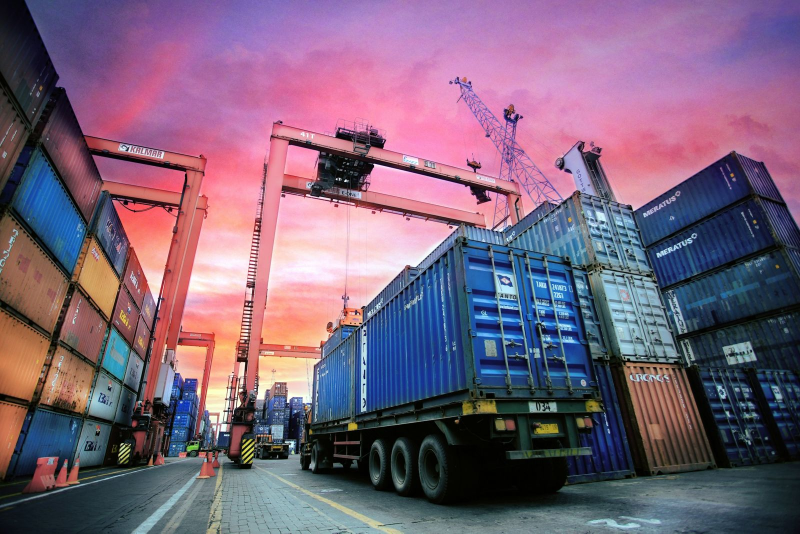
#> input picture docs/design-handoff/images/site/containers.jpg, 1600 x 1067 px, given in place of u5.png, which was not available (shown at 1/2 size)
$ python pages9-assets-2026-11-26.py
#> lines starting #> are read from the running program, lines starting #| are printed output that depends on the picture
# 2026-11-26: old/oxirgi betlar + «Коллекция 2027» uchun rasmlar. Chiqish: /tmp/pdfw/p9/{web,max}/
import subprocess, os, qrcode
from PIL import Image, ImageFilter, ImageEnhance
import numpy as np
Image.MAX_IMAGE_PIXELS = None
U = '/tmp/nw3/'; STD = '/home/claude/std/'
DPI = {'web': 170, 'max': 300}; Q = {'web': 86, 'max': 95}
def fit(src, name, wmm, hmm, anchor=(.5, .5), var='max', post=None):
#> called with src = '/tmp/nw3/u5.png', name = 'cover', wmm = 120, hmm = 148, anchor = (0.5, 0.5), var = 'web'
    im = Image.open(src).convert('RGB'); w, h = im.size; ar = wmm / hmm
#> in fit, im is the input picture: PIL image 1600x1067 RGB; mean R, G, B 122.9, 98.4, 121.6
#> after `w, h = im.size`: w = 1600; h = 1067
    if w / h > ar: nw = round(h * ar); x = round((w - nw) * anchor[0]); im = im.crop((x, 0, x + nw, h))
#> after `nw = round(h * ar)`: nw = 865
#> after `x = round((w - nw) * anchor[0])`: x = 368
#> after `im = im.crop((x, 0, x + nw, h))`:
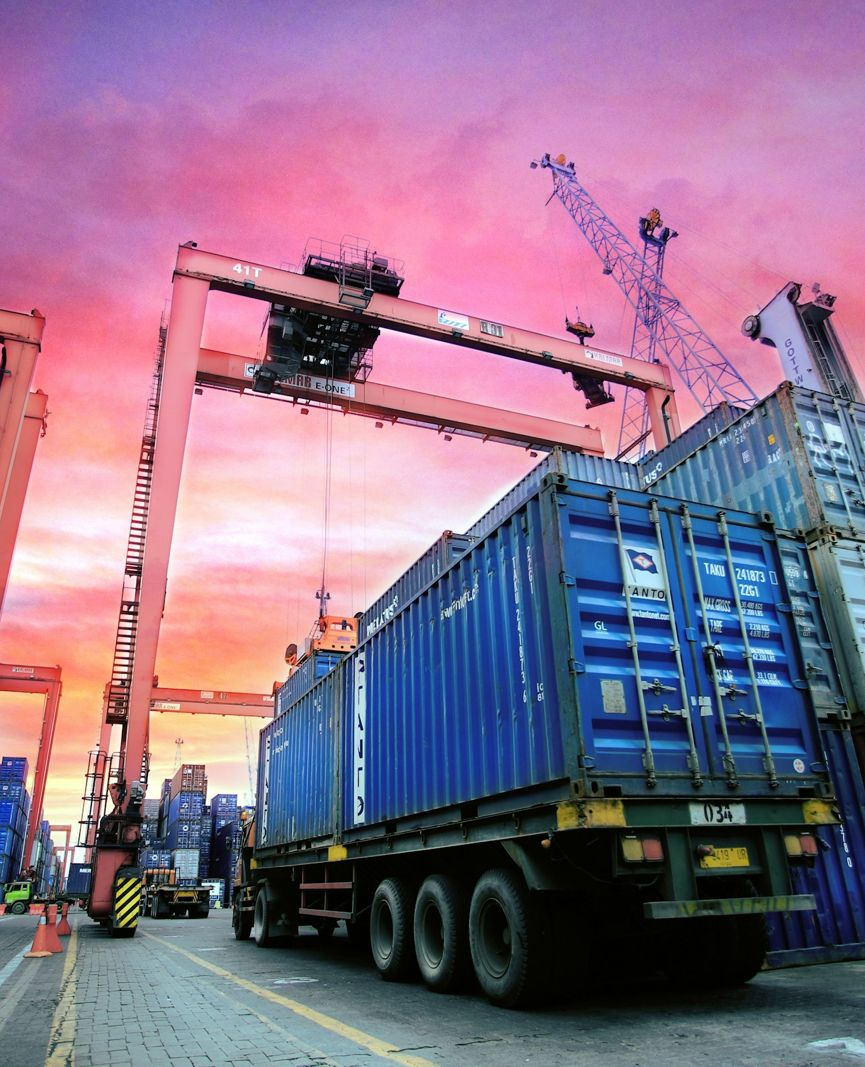
#> im: PIL image 865x1067 RGB; mean R, G, B 141.8, 113.7, 140.3
    else: nh = round(w / ar); y = round((h - nh) * anchor[1]); im = im.crop((0, y, w, y + nh))
    tw = round(wmm / 25.4 * DPI[var]); th = round(hmm / 25.4 * DPI[var])
    if tw > im.width: im = im.resize((tw, th), Image.LANCZOS).filter(ImageFilter.UnsharpMask(1.2, 60, 2))
    elif tw < im.width: im = im.resize((tw, th), Image.LANCZOS)
#> im: PIL image 803x991 RGB
    if post: im = post(im)
    im.save(f'{var}/{name}.jpg', quality=Q[var], subsampling=0 if var == 'max' else 1)
def dark(im):   # orqa muqova: kulrang + chapdan to'q gradient (CSS filtrlari ba'zi PDF ko'rgichlarda tushib qoladi)
    a = np.asarray(ImageEnhance.Color(im).enhance(0.12)).astype(np.float32); x = np.linspace(0, 1, a.shape[1])
    k = np.interp(x, [0, .45, 1], [.95, .86, .38])[None, :, None]
    return Image.fromarray((a * (1 - k) + np.array([23, 23, 26], np.float32) * k).clip(0, 255).astype(np.uint8))
def cutout(src, name, rot=0, size=1500, var='max'):
    im = Image.open(src).convert('RGBA'); im = im.crop(im.getchannel('A').getbbox())
    size = size if var == 'max' else round(size * .6)
    s = size / max(im.size); im = im.resize((round(im.width * s), round(im.height * s)), Image.LANCZOS)
    if rot: im = im.rotate(rot, expand=True, resample=Image.BICUBIC)
    pad = round(size * .12); cv = Image.new('RGBA', (im.width + 2 * pad, im.height + 2 * pad), (0, 0, 0, 0))
    sh = Image.new('RGBA', cv.size, (0, 0, 0, 0)); sh.paste(Image.new('RGBA', im.size, (0, 0, 0, 150)), (pad + round(size * .011), pad + round(size * .035)), im.getchannel('A'))
    cv.alpha_composite(sh.filter(ImageFilter.GaussianBlur(size * .03))); cv.alpha_composite(im, (pad, pad)); cv.save(f'{var}/{name}.png')
for var in ('web', 'max'):
    os.makedirs(var, exist_ok=True)
    fit(U + 'u5.png', 'cover', 120, 148, (.5, .5), var)             # Афсона — o'zbek peshtoqi fonida
    fit(U + 'u10.png', 'order', 84, 148, (.5, .5), var)             # Рояль 2
#> call 2 of fit, with src = '/tmp/nw3/u10.png', name = 'order', wmm = 84, hmm = 148, anchor = (0.5, 0.5), var = 'web'
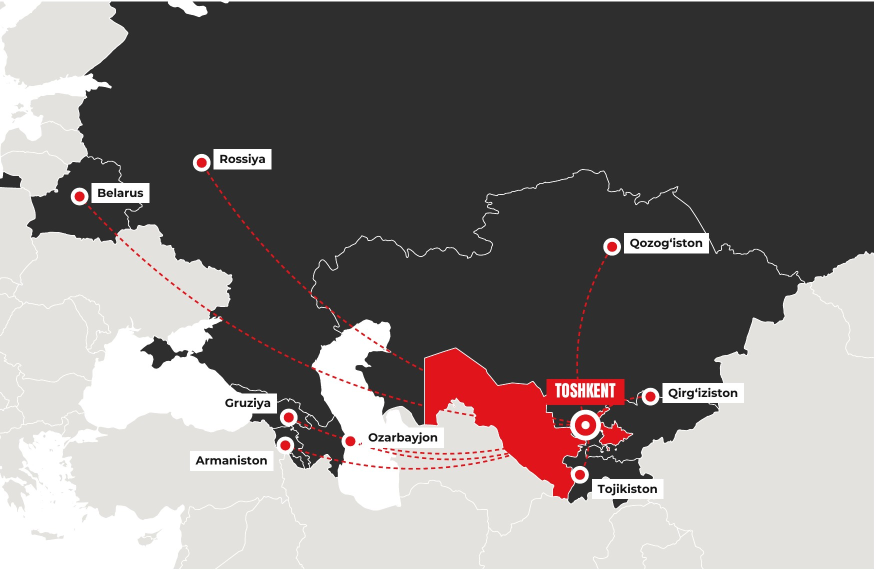
#> input picture docs/design-handoff/images/site/map-uz.jpg, 1754 x 1140 px, given in place of u10.png, which was not available (shown at 1/2 size)
#> in fit, im is the input picture: PIL image 1754x1140 RGB; mean R, G, B 130.7, 124.8, 123.8
#> in fit (call 2), `im = im.crop((x, 0, x + nw, h))`:
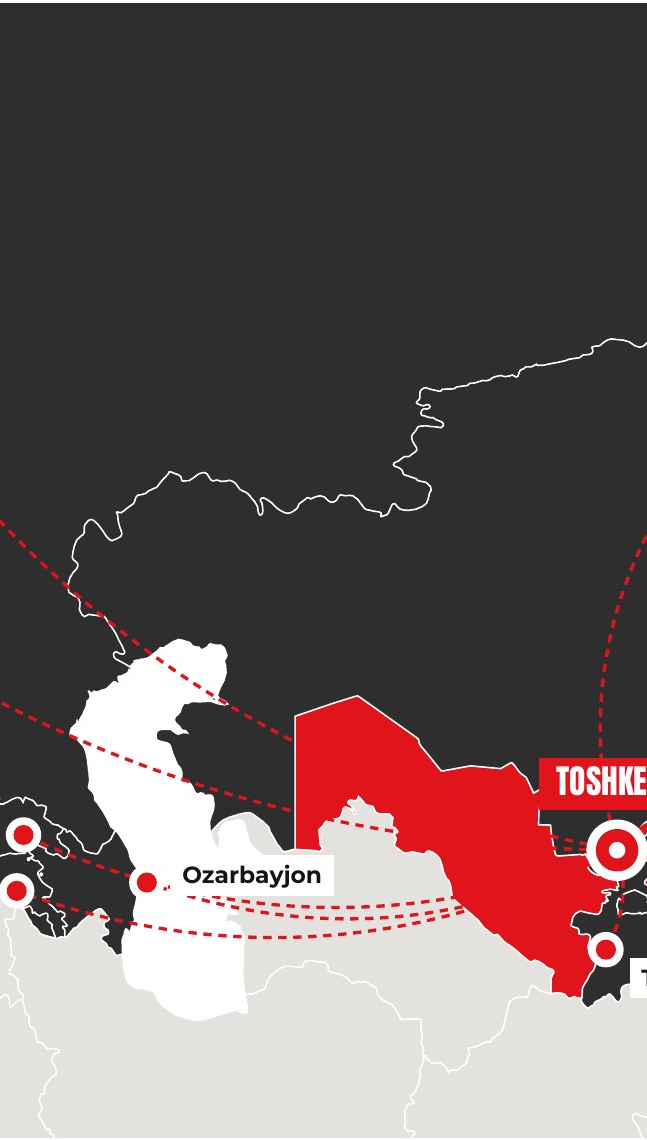
#> im: PIL image 647x1140 RGB; mean R, G, B 106.2, 92.6, 92.3
    fit(U + 'u6.png', 'contact', 92, 148, (.5, .5), var)            # Азалия 1
#> call 3 of fit, with src = '/tmp/nw3/u6.png', name = 'contact', wmm = 92, hmm = 148, anchor = (0.5, 0.5), var = 'web'
#> in fit (call 3), `im = im.crop((x, 0, x + nw, h))`:
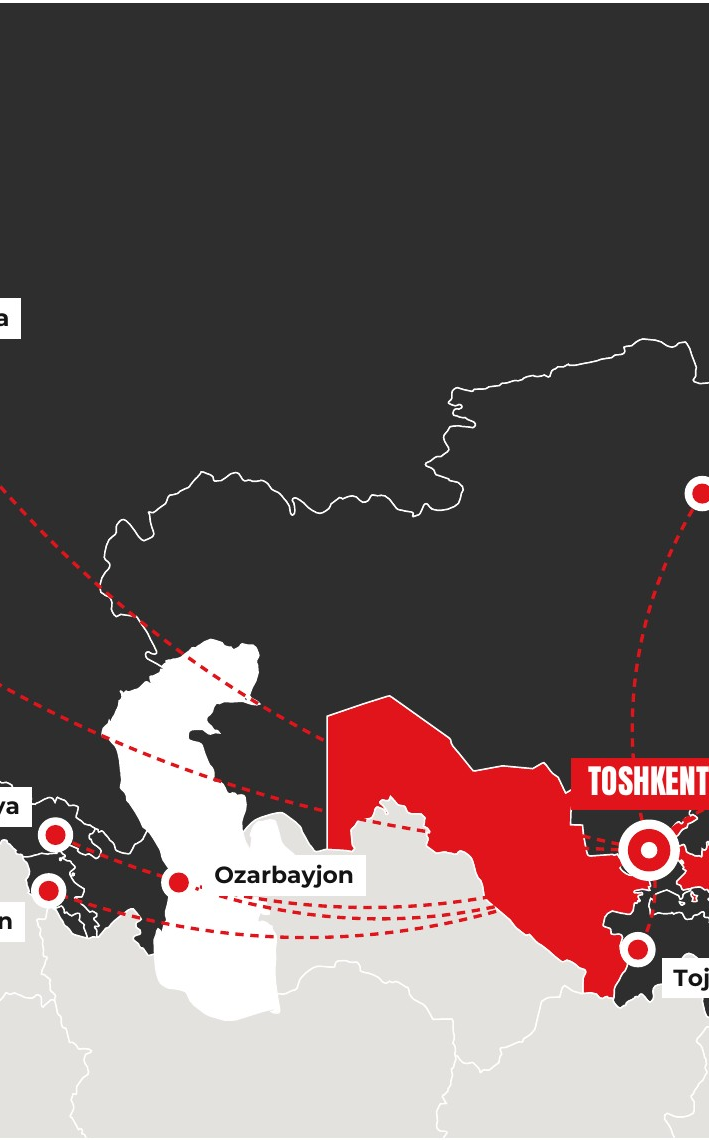
#> im: PIL image 709x1140 RGB; mean R, G, B 105.7, 92.7, 92.4
    fit(U + 'u3.png', 'back', 210, 148, (.5, .78), var, post=dark)  # Ромбик новый
#> (the run stopped early here; a loop or call above may not have finished)
